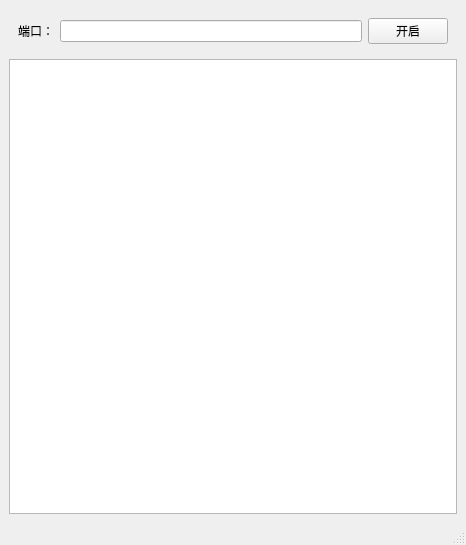
<?xml version="1.0" encoding="UTF-8"?>
<ui version="4.0">
 <class>MainWindow</class>
 <widget class="QMainWindow" name="MainWindow">
  <property name="geometry">
   <rect>
    <x>0</x>
    <y>0</y>
    <width>466</width>
    <height>545</height>
   </rect>
  </property>
  <property name="windowTitle">
   <string>MainWindow</string>
  </property>
  <widget class="QWidget" name="centralwidget">
   <layout class="QVBoxLayout" name="verticalLayout_2">
    <item>
     <widget class="QWidget" name="widget" native="true">
      <layout class="QHBoxLayout" name="horizontalLayout">
       <item>
        <widget class="QLabel" name="label">
         <property name="text">
          <string>端口：</string>
         </property>
        </widget>
       </item>
       <item>
        <widget class="QLineEdit" name="port"/>
       </item>
       <item>
        <widget class="QPushButton" name="startBtn">
         <property name="text">
          <string>开启</string>
         </property>
        </widget>
       </item>
      </layout>
     </widget>
    </item>
    <item>
     <widget class="QTextBrowser" name="log"/>
    </item>
   </layout>
  </widget>
  <widget class="QMenuBar" name="menubar">
   <property name="geometry">
    <rect>
     <x>0</x>
     <y>0</y>
     <width>466</width>
     <height>21</height>
    </rect>
   </property>
  </widget>
  <widget class="QStatusBar" name="statusbar"/>
 </widget>
 <resources/>
 <connections/>
</ui>
